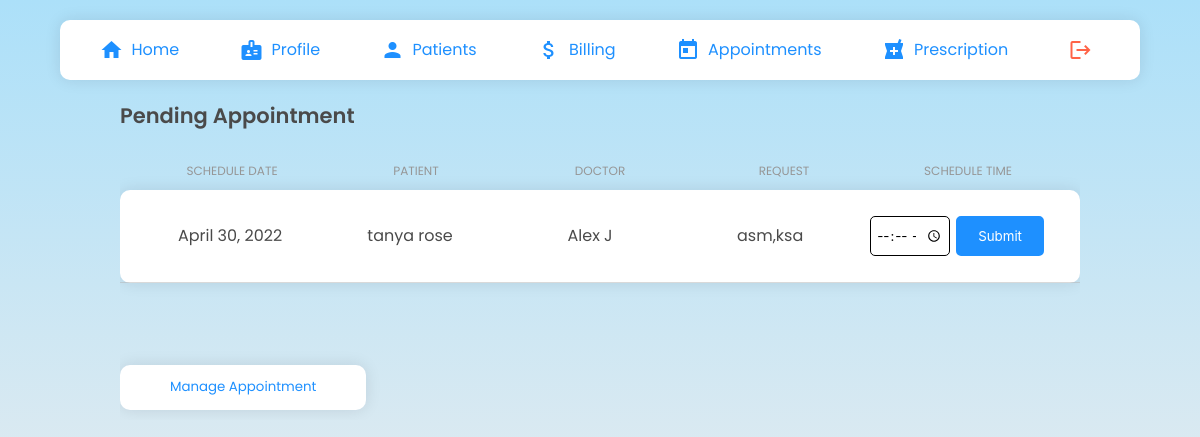
The page /doctors/manage-appt/ (signed in) on the database its author committed.
### clinic/models.py (models this page shows, shortened)
class Schedule(models.Model):
    STATUS = ( ('Confirmed','Confirmed'), ('Pending','Pending'))
    scheduleDate = models.DateField(validators =  [MinValueValidator(datetime.date.today), MaxValueValidator(datetime.date.today() + datetime.timedelta(days=14))])
    scheduleTime = models.TimeField(blank=True, null=True, validators=[MinValueValidator(datetime.time(10,0,0)), MaxValueValidator(datetime.time(18,0,0))])
    accepted = models.BooleanField(default=False)
    accepted_date = models.DateField(auto_now_add=False, null=True, blank=True)
    request = models.TextField(blank=True)
    status = models.CharField(null=True, max_length=10, choices=STATUS,blank=True)
    patient =  models.ForeignKey('patients.Patient', null=True, on_delete= models.CASCADE)
    doctor = models.ForeignKey('doctors.Doctors', null=True, on_delete=models.CASCADE)
    date_created= models.DateTimeField(auto_now_add=True, null=True)
    class Meta:
        ordering = ["-date_created"]

### patients/models.py (models this page shows, shortened)
class Patient(models.Model):
    user = models.OneToOneField(User, on_delete= models.CASCADE, primary_key= True)
    pname=models.CharField(max_length=200, null=True)
    age=models.CharField(max_length=4, null=True)
    gender= models.CharField(max_length=6, null=True)
    email=models.CharField(max_length=200, null=True)
    address= models.CharField(max_length=500, null=True)
    phone_regex = RegexValidator( regex = r'^\+?1?\d{9,10}$', message ="Phone number must be entered in the format +919999999999. Up to 10 digits allowed.")
    phone = models.CharField('Phone',validators =[phone_regex], max_length=10, unique = True,null=True)
    date_created= models.DateTimeField(auto_now_add=True, null=True)

### doctors/models.py (models this page shows, shortened)
class Doctors(models.Model):
    ROLE = (
			('Doctor', 'Doctor'),
			('Staff', 'Staff'),
			)
    user = models.OneToOneField(User, on_delete= models.CASCADE, primary_key= True)
    dname = models.CharField(max_length=200, null=True)
    phone = models.CharField(max_length=200, null=True)
    email = models.CharField(max_length=200, null=True)
    date_created = models.DateTimeField(auto_now_add=True, null=True)
    gender= models.CharField(max_length=200, null=True)
    role = models.CharField(max_length=200, null=True,choices=ROLE)
    specialisation = models.CharField(max_length=200, null=True)
    address= models.CharField(max_length=200, null=True)

### doctors/views.py (the view, shortened to what this page needs)
# urls.py: path('manage-appt/', Manageapt.as_view() ,name="manage-appt"),
class Manageapt(LoginRequiredMixin,ListView):
    template_name = "doctors/mng.html"
    model = Schedule
    context_object_name= "apt"
    def get_context_data(self,*args, **kwargs):
        context= super().get_context_data(**kwargs)
        apt = Schedule.objects.all()
        context.update({
            "title":"Manage Appointment"
        })
        return context

### doctors/templates/doctors/mng.html (shortened to what this page needs)
{% extends 'doctors/navbar.html' %} {% load static %} {% block head %}
<link rel="stylesheet" type="text/css" href="{% static 'css/manage.css' %}" />
<link rel="stylesheet" type="text/css" href="{% static 'css/components.css' %}" />
{% endblock %} {% block content %}
<div class="manageMain">
  <div class="adcTableContainer">
    <h3>Pending Appointment</h3>
    <div class="adcTable">
      <div class="adcRow adcHead">
        <div class="adcCell">Schedule Date</div>
        <div class="adcCell">Patient</div>
        <div class="adcCell">Doctor</div>
        <div class="adcCell">Request</div>
        <div class="adcCell">Schedule Time</div>
      </div>
      <div class="adcRowBody">
        {% for i in apt %}
            {% if i.accepted == False %}
            <div class="adcRow">
                <div class="adcCell">{{i.scheduleDate}}</div>
                <div class="adcCell">{{i.patient.pname}}</div>
                <div class="adcCell">{{i.doctor.dname}}</div>
                <div class="adcCell">{{i.request}}</div>
                <div class="adcCell">
                    <form action="" method="post" class="tableForm">
                        <input class="adcInputTime" type="time" name="time" min="10:00" max="18:00" required /></td>
                        <input class="adcBtn adcBtn-solid" type="submit" name="Accept">
                    </form>
                </div>
            </div>
            {% endif %}
        {% endfor %}
      </div>
    </div>
    <br />
    <br />
    <br />
<div class="manage">
      <a href="{% url 'atdapt'  %}"><button type="submit">Manage Appointment</button></a>
  </div>
  </div>
</div>
    {% endblock %}

### static/css/style.css (style rules this page uses)
body { margin: 0; padding: 0; box-sizing: border-box; font-family: "Poppins"; text-decoration: none; list-style-type: none; }

### static/css/register.css (style rules this page uses)
* { margin: 0; padding: 0; box-sizing: border-box; font-family: "Poppins", sans-serif; }
body { height: 100vh; background-image: linear-gradient(to top, #fff1eb 0%, #ace0f9 100%); overflow: auto; width: 100%; margin-top: 0%; align-items: center; justify-content: center; }

### static/css/manage.css (style rules this page uses)
.manageMain { margin: 100px auto 20px auto; width: 80%; }
.tableForm { display: flex; align-items: center; justify-content: center; }
.manageMain h3 { font-size: 21px; font-weight: 600; margin-bottom: 10px; }
.manage button { background-color: white; font-family: Poppins; color: dodgerblue; box-shadow: rgba(17, 17, 26, 0.1) 0px 0px 16px; border: none; padding: 0 50px; border-radius: 10px; margin: 10px auto; cursor: pointer; transition: all 0.4s ease-in; height: 45px; }

### static/css/components.css (style rules this page uses)
.adcInputTime { height: 40px; border: 1px solid black; outline: none; padding: 5px; border-radius: 5px; width: 80px; cursor: pointer; }
.adcTable { display: flex; flex-direction: column; margin-top: 20px; }
.adcTable .adcRow { display: flex; align-items: center; justify-content: space-evenly; border-bottom: 1px solid rgba(180, 180, 180, 0.5); padding: 10px 20px; }
.adcTable .adcRow .adcCell { width: 100%; padding: 10px; display: flex; align-items: center; justify-content: center; }
.adcTableContainer { width: 100%; overflow-x: auto; overflow-y: hidden; }
.adcTable .adcHead { border-bottom: none; padding: 0 20px; }
.adcHead .adcCell { text-transform: uppercase; font-size: 12px; color: rgb(150, 150, 150); padding: 0; }
.adcRowBody { box-shadow: rgba(17, 17, 26, 0.1) 0px 0px 16px; border-radius: 10px; background-color: white; }
.adcBtn { height: 40px; width: fit-content; padding: 0 20px; margin: 6px; outline: none; border: 2px solid dodgerblue; border-radius: 5px; cursor: pointer; transition: all ease-in-out 0.2s; }
.adcBtn-solid { background-color: dodgerblue; color: white; }

### rows shown on the page
Schedule: scheduleDate "April 30, 2022", patient.pname "tanya rose", doctor.dname "Alex J", request "asm,ksa"
